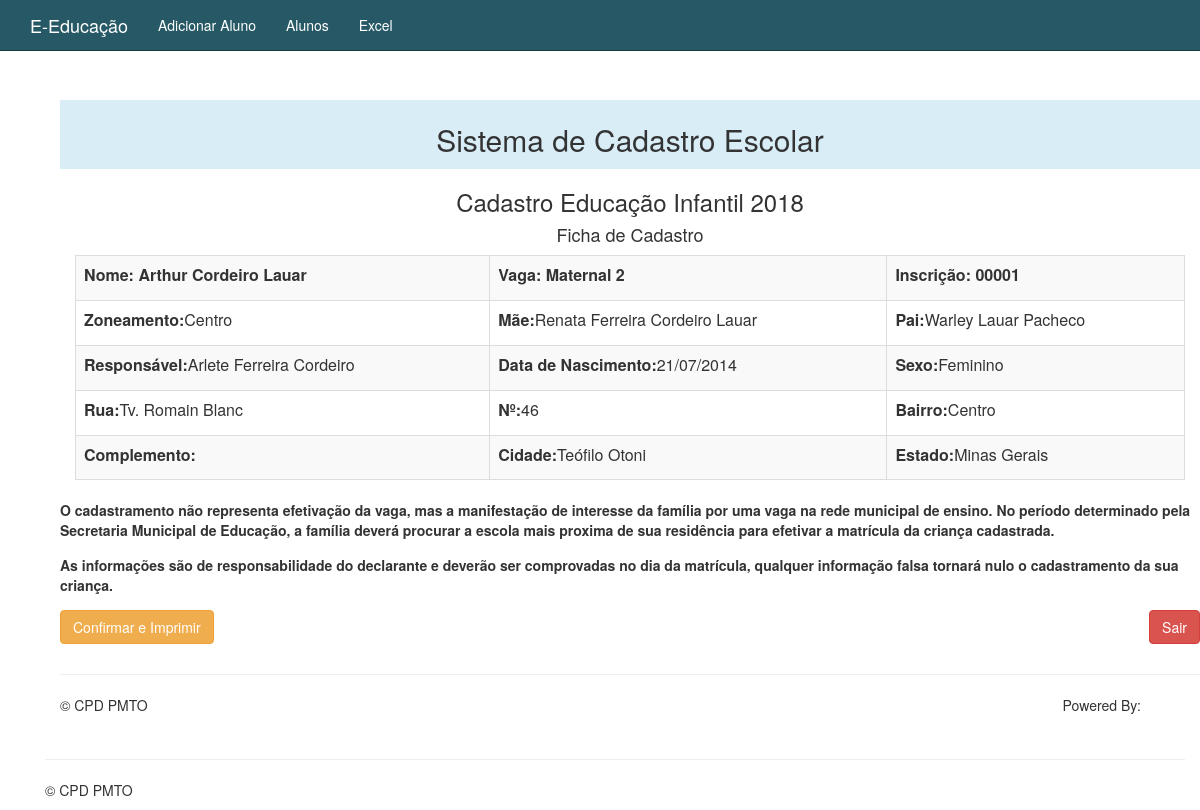
Screenshot of /aluno-imprime-formulario.php?ID=1 with the database file from the repository.
### tables this page shows
CREATE TABLE IF NOT EXISTS `aluno` (
  `ID` int(5) UNSIGNED ZEROFILL NOT NULL AUTO_INCREMENT,
  `Nome` varchar(255) DEFAULT NULL,
  `Mae` varchar(255) DEFAULT NULL,
  `Pai` varchar(255) DEFAULT NULL,
  `Responsavel` varchar(255) DEFAULT NULL,
  `Sexo` varchar(255) DEFAULT NULL,
  `Nascimento` varchar(20) DEFAULT NULL,
  `Rua` varchar(255) DEFAULT NULL,
  `Numero` varchar(10) DEFAULT NULL,
  `Bairro` varchar(60) DEFAULT NULL,
  `Cidade` varchar(30) DEFAULT NULL,
  `Estado` varchar(20) DEFAULT NULL,
  `Complemento` varchar(255) DEFAULT NULL,
  `Zoneamento` varchar(100) DEFAULT NULL,
  `Vaga` varchar(255) DEFAULT NULL,
  `Deficiente` varchar(20) DEFAULT NULL,
  `Deficiente_Qual` varchar(20) DEFAULT NULL,
  `Tel_Mae` varchar(150) DEFAULT NULL,
  `Tel_Pai` varchar(150) DEFAULT NULL,
  `Tel_Responsavel` varchar(150) DEFAULT NULL,
  `Parentesco` varchar(20) DEFAULT NULL,
  `Doc_Identificacao` varchar(20) DEFAULT NULL,
  `Transf_Particular` varchar(20) DEFAULT NULL,
  `Bolsa_Familia` varchar(20) DEFAULT NULL,
  `Num_Cartao` varchar(200) DEFAULT NULL,
  `Renda` varchar(255) DEFAULT NULL,
  `Resp_Trabalha` varchar(20) DEFAULT NULL,
  `Moradia` varchar(20) DEFAULT NULL,
  `Quando` timestamp NULL DEFAULT NULL,
  `Resp_Informacao` varchar(255) DEFAULT NULL,
  `Funcionario` varchar(255) DEFAULT NULL,
  PRIMARY KEY (`ID`)
);

### banco-aluno.php (called while the page is built, shortened)
<?php
function buscaAluno($conexao, $ID) {
	$query = "select * from aluno where ID = {$ID}";
	$resultado = mysqli_query($conexao, $query);
	return mysqli_fetch_assoc($resultado);
}

### reimpress.php (the view, shortened to what this page needs)
<?php session_start(); require_once("banco-aluno.php"); ?><!DOCTYPE html>
<html lang="pt-br">
 <head>
  <link href="css/bootstrap.css" rel="stylesheet">
  <link href="css/print.css" rel="stylesheet" media="print">
 </head>
 <body>
  <div class="container">
   <div class="bg-info hidden-print" style="padding:3px 5px 3px 5px">
    <h2 align="center">Sistema de Cadastro Escolar</h2>
   </div>
   <h3 align="center">Cadastro Educação Infantil 2018</h3>
   <h4 align="center">Ficha de Cadastro</h4>
   <div class="col-lg-12">
    <table class='table table-striped table-bordered'>
     <tr>
       <td><label>Nome:&nbsp;<b><?= $aluno['Nome'] ?></b></label></td>
       <td><label>Vaga:&nbsp;<b></b><?= $aluno['Vaga'] ?></label></td>
       <td><label>Inscrição:&nbsp;<b><?= $aluno['ID'] ?></b></label></td>
     </tr>
     <tr>
       <td><label>Zoneamento:</label><?= $aluno['Zoneamento'] ?></td>
       <td><label>Mãe:</label><?= $aluno['Mae'] ?></td>
       <td><label>Pai:</label><?= $aluno['Pai'] ?></td>
    </tr>
      <tr>
      <td><label>Responsável:</label><?= $aluno['Responsavel'] ?></td>
      <td><label>Data de Nascimento:</label><?= $aluno['Nascimento'] ?></td>
      <td><label>Sexo:</label><?= $aluno['Sexo'] ?></td>
     </tr>
    <tr>
      <td><label>Rua:</label><?= $aluno['Rua'] ?></td>
      <td><label>Nº:</label><?= $aluno['Numero'] ?></td>
      <td><label>Bairro:</label><?= $aluno['Bairro'] ?></td>
    </tr>
    <tr>
      <td><label>Complemento:</label><?= $aluno['Complemento'] ?></td>
      <td><label>Cidade:</label><?= $aluno['Cidade'] ?></td>
      <td><label>Estado:</label><?= $aluno['Estado'] ?></td>
    </tr>
    </table>
   </div>
   <div>
     <p><label>O cadastramento não representa efetivação da vaga, mas a manifestação de interesse da família por uma vaga na rede municipal
     de ensino. No período determinado pela Secretaria Municipal de Educação, a família deverá procurar a escola mais proxima de sua
     residência para efetivar a matrícula da criança cadastrada.</label>
     </p>
     <p><label>As informações são de responsabilidade do declarante e deverão ser comprovadas no dia da matrícula, qualquer informação falsa
       tornará nulo o cadastramento da sua criança.</label>
     </p>
   </div>
  </div>
  <div class="hidden-print container">
   <p>
    <a href="#" onclick="window.print()" class="btn btn-warning">Confirmar e Imprimir</a>
    <span class="pull-right"><a href="sair.php" class="btn btn-danger">Sair</a></span>
   </p>
  </div>
  <footer class="container hidden-print">
   <hr />
   <p>&copy; CPD PMTO
    <span class="pull-right">
     Powered By:
     <a href="https://github.com/PrefeituraTO/conferencia" target="_blank"><i class="fa fa-github"></i></a>
     <a href="https://linux.org" target="_blank"><i class="fa fa-linux"></i></a>
     <a href="https://www.w3schools.com/html/html5_intro.asp" target="_blank"><i class="fa fa-html5"></i></a>
     <a href="https://www.w3schools.com/css/css3_intro.asp" target="_blank"><i class="fa fa-css3"></i></a>
    </span>
   </p>
  </footer>
 </body>
</html>

### rows the page displays
aluno: Nome "Arthur Cordeiro Lauar", Vaga "Maternal 2", ID "00001", Zoneamento "Centro", Mae "Renata Ferreira Cordeiro Lauar", Pai "Warley Lauar Pacheco", Responsavel "Arlete Ferreira Cordeiro", Nascimento "21/07/2014", Sexo "Feminino", Rua "Tv. Romain Blanc", Numero "46", Bairro "Centro", Cidade "Teófilo Otoni", Estado "Minas Gerais"
